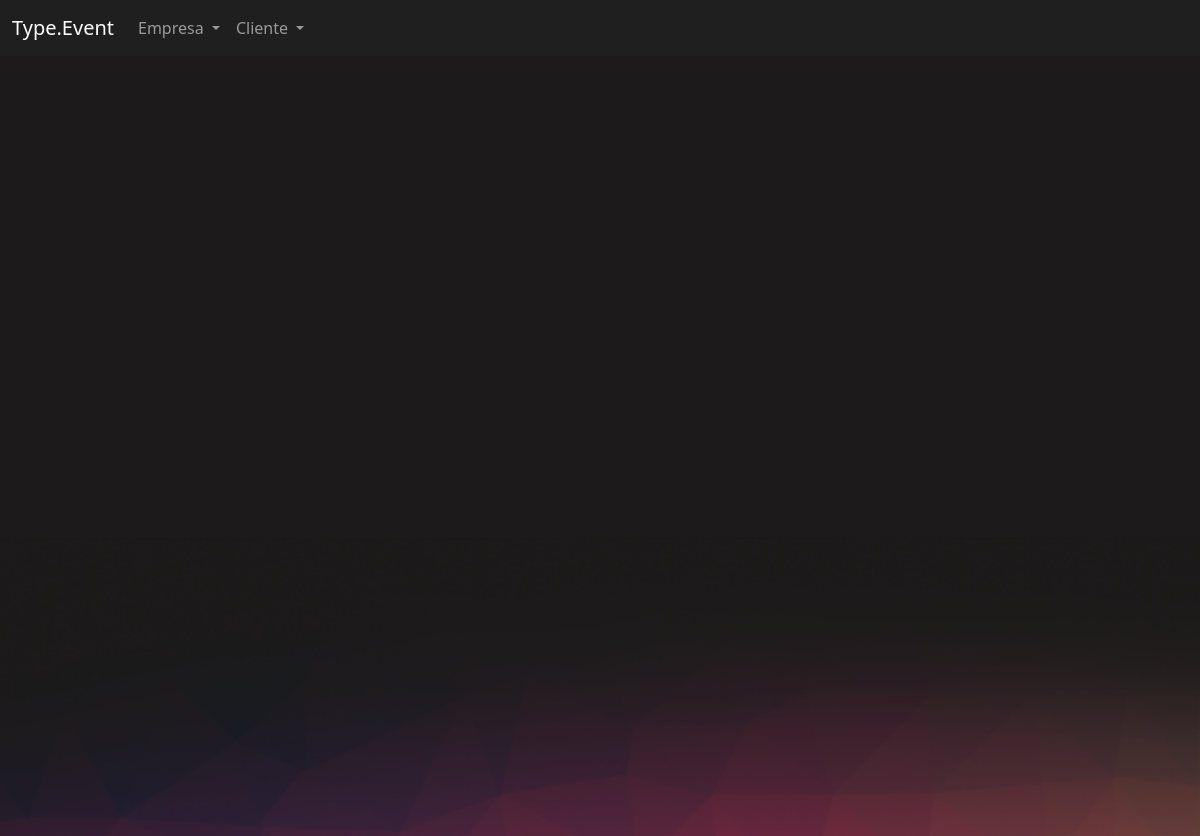
The page /cliente/meus_certificados/ (signed in) on the database as committed earlier.
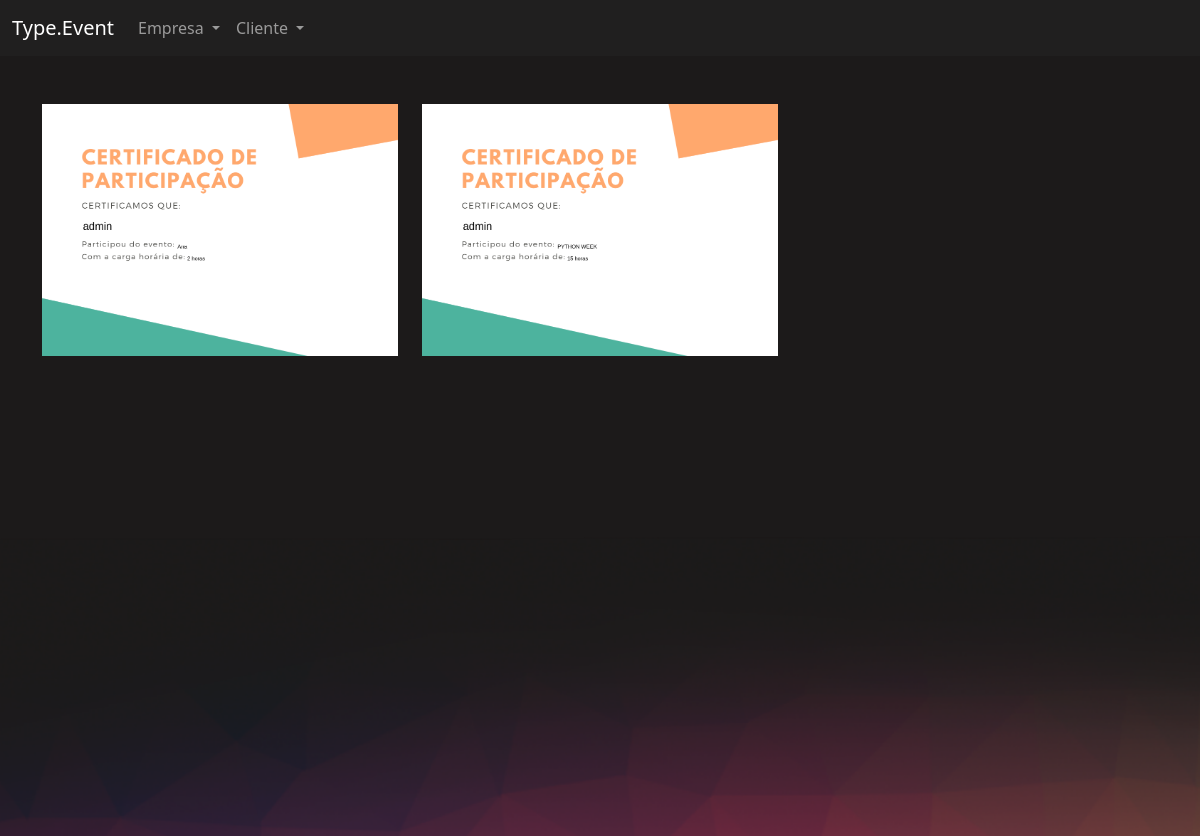
The same page on the database as committed later.
### eventos/models.py (models this page shows)
class Certificado(models.Model):
    certificado = models.ImageField(upload_to="certificados")
    participante = models.ForeignKey(User, on_delete=models.DO_NOTHING)
    evento = models.ForeignKey(Evento, on_delete=models.DO_NOTHING)

### cliente/views.py (the view)
# urls.py: path('meus_certificados/', views.meus_certificados, name="meus_certificados"),
def meus_certificados(request):
    certificados = Certificado.objects.filter(participante=request.user)
    return render(request, 'meus_certificados.html', {'certificados': certificados})

### cliente/templates/meus_certificados.html
{% extends "bases/base_evento.html" %}
{% load static %}
{% block 'conteudo' %}
<div class="container">
    <br>
    <br>
    <div class="row">
        {% for certificado in certificados %}
            <div class="col-md-4">
                <img src="{{certificado.certificado.url}}" width="100%">
            </div>
        {% endfor %}
    </div>
</div>
{% endblock %}

Rows that differ between the two databases and show on the page:
added Certificado: certificado (picture)
added Certificado: certificado (picture)
